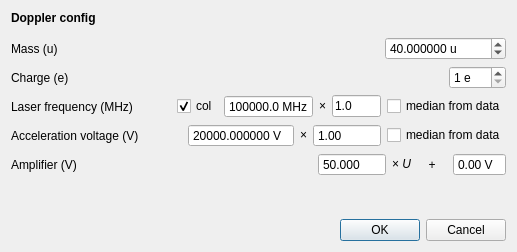
<?xml version="1.0" encoding="UTF-8"?>
<ui version="4.0">
 <class>DopplerConfig</class>
 <widget class="QDialog" name="DopplerConfig">
  <property name="geometry">
   <rect>
    <x>0</x>
    <y>0</y>
    <width>517</width>
    <height>252</height>
   </rect>
  </property>
  <property name="sizePolicy">
   <sizepolicy hsizetype="Minimum" vsizetype="Minimum">
    <horstretch>0</horstretch>
    <verstretch>0</verstretch>
   </sizepolicy>
  </property>
  <property name="minimumSize">
   <size>
    <width>0</width>
    <height>200</height>
   </size>
  </property>
  <property name="windowTitle">
   <string>Time-Resolved Spectra Configuration</string>
  </property>
  <property name="locale">
   <locale language="English" country="Europe"/>
  </property>
  <layout class="QVBoxLayout" name="verticalLayout">
   <item>
    <widget class="QLabel" name="l_info">
     <property name="font">
      <font>
       <weight>75</weight>
       <bold>true</bold>
      </font>
     </property>
     <property name="text">
      <string>Doppler config</string>
     </property>
    </widget>
   </item>
   <item>
    <spacer name="vspace_header">
     <property name="orientation">
      <enum>Qt::Vertical</enum>
     </property>
     <property name="sizeType">
      <enum>QSizePolicy::Fixed</enum>
     </property>
     <property name="sizeHint" stdset="0">
      <size>
       <width>20</width>
       <height>6</height>
      </size>
     </property>
    </spacer>
   </item>
   <item>
    <layout class="QHBoxLayout" name="hor_mass">
     <item>
      <widget class="QLabel" name="label_mass">
       <property name="sizePolicy">
        <sizepolicy hsizetype="Minimum" vsizetype="Preferred">
         <horstretch>0</horstretch>
         <verstretch>0</verstretch>
        </sizepolicy>
       </property>
       <property name="text">
        <string>Mass (u)</string>
       </property>
      </widget>
     </item>
     <item>
      <spacer name="horizontalSpacer">
       <property name="orientation">
        <enum>Qt::Horizontal</enum>
       </property>
       <property name="sizeHint" stdset="0">
        <size>
         <width>40</width>
         <height>20</height>
        </size>
       </property>
      </spacer>
     </item>
     <item>
      <widget class="QDoubleSpinBox" name="d_mass">
       <property name="correctionMode">
        <enum>QAbstractSpinBox::CorrectToNearestValue</enum>
       </property>
       <property name="suffix">
        <string> u</string>
       </property>
       <property name="decimals">
        <number>6</number>
       </property>
       <property name="minimum">
        <double>1.000000000000000</double>
       </property>
       <property name="maximum">
        <double>999999.000000000000000</double>
       </property>
       <property name="value">
        <double>40.000000000000000</double>
       </property>
      </widget>
     </item>
    </layout>
   </item>
   <item>
    <layout class="QHBoxLayout" name="hor_charge">
     <item>
      <widget class="QLabel" name="label_charge">
       <property name="sizePolicy">
        <sizepolicy hsizetype="Minimum" vsizetype="Preferred">
         <horstretch>0</horstretch>
         <verstretch>0</verstretch>
        </sizepolicy>
       </property>
       <property name="text">
        <string>Charge (e)</string>
       </property>
      </widget>
     </item>
     <item>
      <spacer name="horizontalSpacer_2">
       <property name="orientation">
        <enum>Qt::Horizontal</enum>
       </property>
       <property name="sizeHint" stdset="0">
        <size>
         <width>40</width>
         <height>20</height>
        </size>
       </property>
      </spacer>
     </item>
     <item>
      <widget class="QSpinBox" name="s_charge">
       <property name="correctionMode">
        <enum>QAbstractSpinBox::CorrectToNearestValue</enum>
       </property>
       <property name="suffix">
        <string> e</string>
       </property>
       <property name="minimum">
        <number>1</number>
       </property>
       <property name="maximum">
        <number>137</number>
       </property>
      </widget>
     </item>
    </layout>
   </item>
   <item>
    <layout class="QHBoxLayout" name="hor_laser_frequency">
     <item>
      <widget class="QLabel" name="label_laser_frequency">
       <property name="sizePolicy">
        <sizepolicy hsizetype="Minimum" vsizetype="Preferred">
         <horstretch>0</horstretch>
         <verstretch>0</verstretch>
        </sizepolicy>
       </property>
       <property name="text">
        <string>Laser frequency (MHz)</string>
       </property>
      </widget>
     </item>
     <item>
      <spacer name="horizontalSpacer_3">
       <property name="orientation">
        <enum>Qt::Horizontal</enum>
       </property>
       <property name="sizeHint" stdset="0">
        <size>
         <width>40</width>
         <height>20</height>
        </size>
       </property>
      </spacer>
     </item>
     <item>
      <widget class="QCheckBox" name="check_col">
       <property name="text">
        <string>col</string>
       </property>
       <property name="checked">
        <bool>true</bool>
       </property>
      </widget>
     </item>
     <item>
      <widget class="QDoubleSpinBox" name="d_laser_frequency">
       <property name="buttonSymbols">
        <enum>QAbstractSpinBox::NoButtons</enum>
       </property>
       <property name="correctionMode">
        <enum>QAbstractSpinBox::CorrectToNearestValue</enum>
       </property>
       <property name="suffix">
        <string> MHz</string>
       </property>
       <property name="decimals">
        <number>1</number>
       </property>
       <property name="minimum">
        <double>1000000.000000000000000</double>
       </property>
       <property name="maximum">
        <double>10000000000.000000000000000</double>
       </property>
       <property name="value">
        <double>500000000.000000000000000</double>
       </property>
      </widget>
     </item>
     <item>
      <widget class="QLabel" name="label_times_freq">
       <property name="text">
        <string>&lt;nobr&gt;&amp;times;&lt;/nobr&gt;</string>
       </property>
      </widget>
     </item>
     <item>
      <widget class="QLineEdit" name="line_freq_mult">
       <property name="maximumSize">
        <size>
         <width>50</width>
         <height>16777215</height>
        </size>
       </property>
       <property name="text">
        <string>1.0</string>
       </property>
      </widget>
     </item>
     <item>
      <widget class="QCheckBox" name="check_median_freq">
       <property name="text">
        <string>median from data</string>
       </property>
      </widget>
     </item>
    </layout>
   </item>
   <item>
    <layout class="QHBoxLayout" name="hor_voltage">
     <item>
      <widget class="QLabel" name="label_voltage">
       <property name="sizePolicy">
        <sizepolicy hsizetype="Minimum" vsizetype="Preferred">
         <horstretch>0</horstretch>
         <verstretch>0</verstretch>
        </sizepolicy>
       </property>
       <property name="text">
        <string>Acceleration voltage (V)</string>
       </property>
      </widget>
     </item>
     <item>
      <spacer name="horizontalSpacer_4">
       <property name="orientation">
        <enum>Qt::Horizontal</enum>
       </property>
       <property name="sizeHint" stdset="0">
        <size>
         <width>40</width>
         <height>20</height>
        </size>
       </property>
      </spacer>
     </item>
     <item>
      <widget class="QDoubleSpinBox" name="d_voltage">
       <property name="buttonSymbols">
        <enum>QAbstractSpinBox::NoButtons</enum>
       </property>
       <property name="correctionMode">
        <enum>QAbstractSpinBox::CorrectToNearestValue</enum>
       </property>
       <property name="suffix">
        <string> V</string>
       </property>
       <property name="decimals">
        <number>6</number>
       </property>
       <property name="maximum">
        <double>10000000.000000000000000</double>
       </property>
       <property name="value">
        <double>20000.000000000000000</double>
       </property>
      </widget>
     </item>
     <item>
      <widget class="QLabel" name="label">
       <property name="text">
        <string>&lt;nobr&gt;&amp;times;&lt;/nobr&gt;</string>
       </property>
      </widget>
     </item>
     <item>
      <widget class="QDoubleSpinBox" name="d_divider_ratio">
       <property name="buttonSymbols">
        <enum>QAbstractSpinBox::NoButtons</enum>
       </property>
       <property name="correctionMode">
        <enum>QAbstractSpinBox::CorrectToNearestValue</enum>
       </property>
       <property name="minimum">
        <double>1.000000000000000</double>
       </property>
       <property name="maximum">
        <double>1000000.000000000000000</double>
       </property>
      </widget>
     </item>
     <item>
      <widget class="QCheckBox" name="checkBox">
       <property name="text">
        <string>median from data</string>
       </property>
      </widget>
     </item>
    </layout>
   </item>
   <item>
    <layout class="QHBoxLayout" name="hor_amplifier" stretch="0,1,0,0,0,0">
     <item>
      <widget class="QLabel" name="label_amplifier">
       <property name="sizePolicy">
        <sizepolicy hsizetype="Minimum" vsizetype="Preferred">
         <horstretch>0</horstretch>
         <verstretch>0</verstretch>
        </sizepolicy>
       </property>
       <property name="text">
        <string>Amplifier (V)</string>
       </property>
      </widget>
     </item>
     <item>
      <spacer name="horizontalSpacer_5">
       <property name="orientation">
        <enum>Qt::Horizontal</enum>
       </property>
       <property name="sizeHint" stdset="0">
        <size>
         <width>40</width>
         <height>20</height>
        </size>
       </property>
      </spacer>
     </item>
     <item>
      <widget class="QDoubleSpinBox" name="d_slope">
       <property name="buttonSymbols">
        <enum>QAbstractSpinBox::NoButtons</enum>
       </property>
       <property name="correctionMode">
        <enum>QAbstractSpinBox::CorrectToNearestValue</enum>
       </property>
       <property name="decimals">
        <number>3</number>
       </property>
       <property name="minimum">
        <double>1.000000000000000</double>
       </property>
       <property name="maximum">
        <double>99999.000000000000000</double>
       </property>
       <property name="value">
        <double>50.000000000000000</double>
       </property>
      </widget>
     </item>
     <item>
      <widget class="QLabel" name="label_times_amp">
       <property name="text">
        <string>&lt;nobr&gt;&amp;times; &lt;i&gt;U&lt;/i&gt;&lt;/nobr&gt;</string>
       </property>
       <property name="alignment">
        <set>Qt::AlignCenter</set>
       </property>
      </widget>
     </item>
     <item>
      <widget class="QLabel" name="label_plus">
       <property name="minimumSize">
        <size>
         <width>30</width>
         <height>0</height>
        </size>
       </property>
       <property name="text">
        <string>+</string>
       </property>
       <property name="alignment">
        <set>Qt::AlignCenter</set>
       </property>
      </widget>
     </item>
     <item>
      <widget class="QDoubleSpinBox" name="d_offset">
       <property name="buttonSymbols">
        <enum>QAbstractSpinBox::NoButtons</enum>
       </property>
       <property name="correctionMode">
        <enum>QAbstractSpinBox::CorrectToNearestValue</enum>
       </property>
       <property name="suffix">
        <string> V</string>
       </property>
      </widget>
     </item>
    </layout>
   </item>
   <item>
    <spacer name="vspace_buttons">
     <property name="orientation">
      <enum>Qt::Vertical</enum>
     </property>
     <property name="sizeHint" stdset="0">
      <size>
       <width>20</width>
       <height>40</height>
      </size>
     </property>
    </spacer>
   </item>
   <item>
    <layout class="QHBoxLayout" name="hor_buttons">
     <item>
      <spacer name="hspace_buttons">
       <property name="orientation">
        <enum>Qt::Horizontal</enum>
       </property>
       <property name="sizeHint" stdset="0">
        <size>
         <width>40</width>
         <height>20</height>
        </size>
       </property>
      </spacer>
     </item>
     <item>
      <widget class="QPushButton" name="b_ok">
       <property name="text">
        <string>OK</string>
       </property>
      </widget>
     </item>
     <item>
      <widget class="QPushButton" name="b_cancel">
       <property name="text">
        <string>Cancel</string>
       </property>
      </widget>
     </item>
    </layout>
   </item>
  </layout>
 </widget>
 <resources/>
 <connections/>
</ui>
